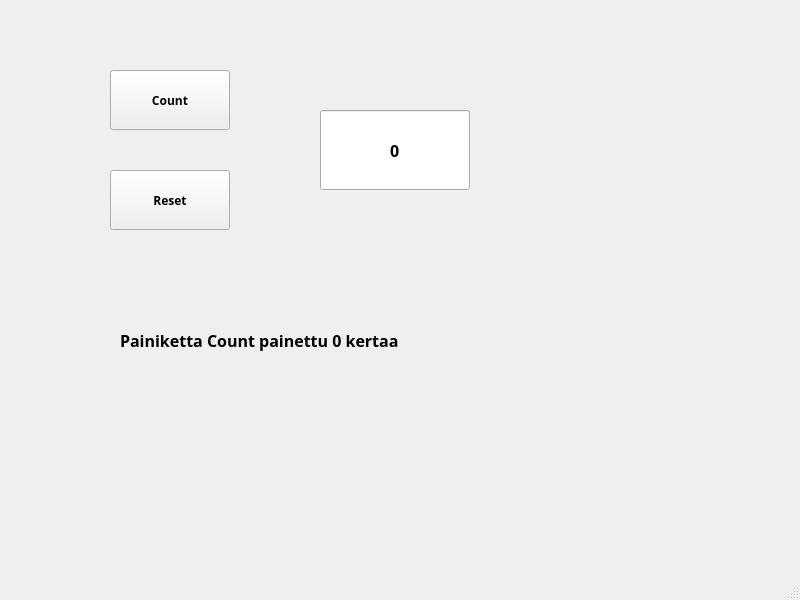
<?xml version="1.0" encoding="UTF-8"?>
<ui version="4.0">
 <class>MainWindow</class>
 <widget class="QMainWindow" name="MainWindow">
  <property name="geometry">
   <rect>
    <x>0</x>
    <y>0</y>
    <width>800</width>
    <height>600</height>
   </rect>
  </property>
  <property name="windowTitle">
   <string>MainWindow</string>
  </property>
  <property name="styleSheet">
   <string notr="true"/>
  </property>
  <widget class="QWidget" name="centralwidget">
   <widget class="QPushButton" name="btnCount">
    <property name="geometry">
     <rect>
      <x>110</x>
      <y>70</y>
      <width>120</width>
      <height>60</height>
     </rect>
    </property>
    <property name="font">
     <font>
      <family>Segoe UI Black</family>
      <bold>true</bold>
     </font>
    </property>
    <property name="cursor">
     <cursorShape>PointingHandCursor</cursorShape>
    </property>
    <property name="text">
     <string>Count</string>
    </property>
   </widget>
   <widget class="QPushButton" name="btnReset">
    <property name="geometry">
     <rect>
      <x>110</x>
      <y>170</y>
      <width>120</width>
      <height>60</height>
     </rect>
    </property>
    <property name="font">
     <font>
      <family>Segoe UI Black</family>
      <bold>true</bold>
     </font>
    </property>
    <property name="cursor">
     <cursorShape>PointingHandCursor</cursorShape>
    </property>
    <property name="text">
     <string>Reset</string>
    </property>
   </widget>
   <widget class="QLineEdit" name="txtResult">
    <property name="geometry">
     <rect>
      <x>320</x>
      <y>110</y>
      <width>150</width>
      <height>80</height>
     </rect>
    </property>
    <property name="font">
     <font>
      <family>Segoe UI Black</family>
      <pointsize>12</pointsize>
      <bold>true</bold>
     </font>
    </property>
    <property name="layoutDirection">
     <enum>Qt::LeftToRight</enum>
    </property>
    <property name="text">
     <string>0</string>
    </property>
    <property name="alignment">
     <set>Qt::AlignCenter</set>
    </property>
   </widget>
   <widget class="QLabel" name="labelInfo">
    <property name="geometry">
     <rect>
      <x>120</x>
      <y>320</y>
      <width>500</width>
      <height>40</height>
     </rect>
    </property>
    <property name="font">
     <font>
      <family>Segoe UI Black</family>
      <pointsize>12</pointsize>
      <bold>true</bold>
     </font>
    </property>
    <property name="text">
     <string>Painiketta Count painettu 0 kertaa</string>
    </property>
   </widget>
  </widget>
  <widget class="QMenuBar" name="menubar">
   <property name="geometry">
    <rect>
     <x>0</x>
     <y>0</y>
     <width>800</width>
     <height>22</height>
    </rect>
   </property>
  </widget>
  <widget class="QStatusBar" name="statusbar"/>
 </widget>
 <resources/>
 <connections/>
</ui>
